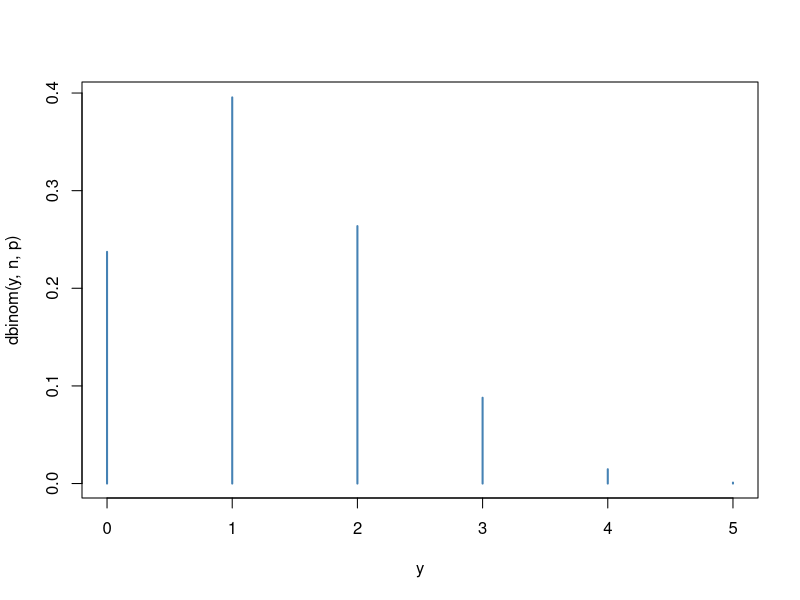
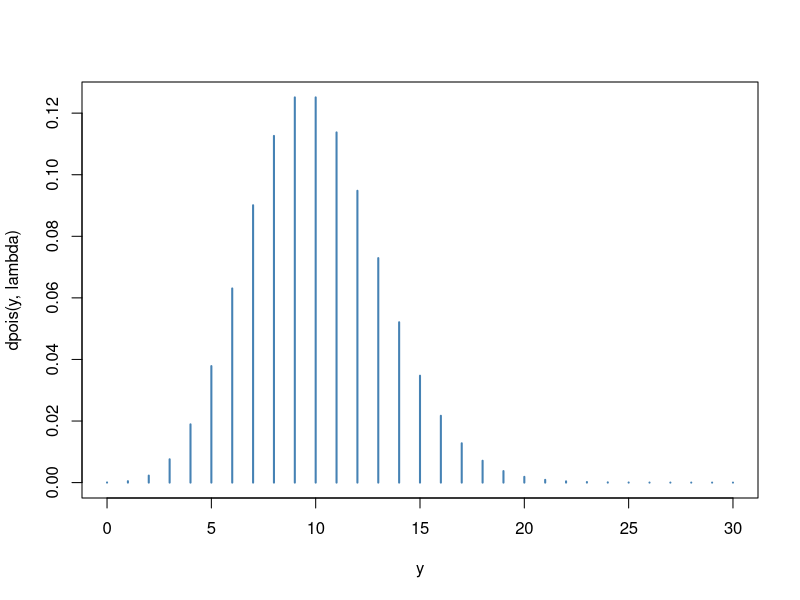

Reproduce these figures in R, in order.
## ---- chunk 1

## ---- chunk 2
n = 5
y = 0:n
p = 0.25

plot(y,dbinom(y, n, p), type="h", lwd=2, col="steelblue")
## ---- chunk 3

## ---- chunk 4
lambda = 10
y = 0:30

plot(y,dpois(y, lambda), type="h", lwd=2, col="steelblue")
## ---- chunk 5

## ---- chunk 6

